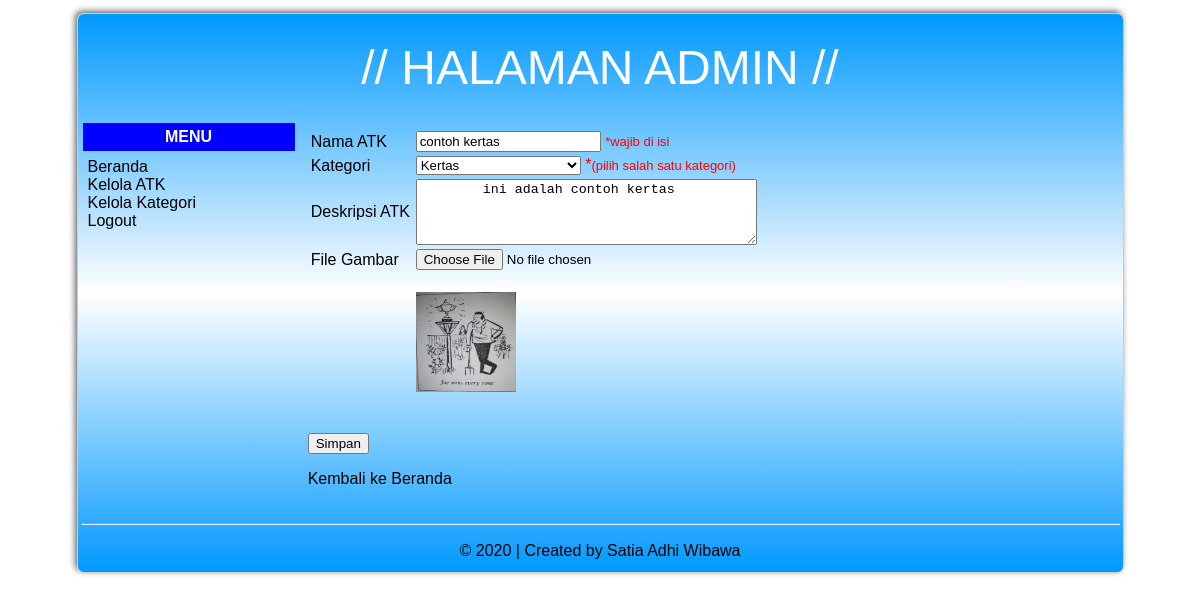
/admin/edit_atk.php?id_atk=16, run on the app's committed database.
### tables this page shows
CREATE TABLE `tbl_atk` (
  `id_atk` int(10) NOT NULL,
  `id_category` varchar(25) NOT NULL,
  `nama_atk` text NOT NULL,
  `gambar` longtext NOT NULL,
  `deskripsi` text NOT NULL,
  `stok` int(11) NOT NULL,
  `tanggal` datetime NOT NULL
);

CREATE TABLE `tbl_category` (
  `id_category` int(2) NOT NULL,
  `category_name` text NOT NULL
);

### admin/edit_atk.php (the view, shortened to what this page needs)
<?php
include('../config.php');
$id_atk = $_GET['id_atk'];
$sql = "SELECT * FROM tbl_atk WHERE id_atk=$id_atk";
$query = mysqli_query($db, $sql);
$data = mysqli_fetch_assoc($query);
?>
<?php
include('../config.php');
$sql2 = "SELECT * FROM tbl_category";
$qr = mysqli_query($db, $sql2);
?>
<html>
<head>
	<link rel="stylesheet" href="../css/style2.css">
</head>
<body background="../images/logo1.png">
<table width="1047" border="0" align="center" class="table">
	<tr>
		<td height="100" colspan="2" align="center" valign="middle">
			<table width="100%" height="100" border="0" cellpadding="7">
				<tr>
					<td align="center" valign="middle">
						<font color="white" size="7px">// HALAMAN ADMIN //</font>
					</td>
				</tr>
			</table>
		</td>
	</tr>
	<tr>
		<td width="21%" valign="top">
			<table width="100%" border="0" cellpadding="5">
				<tr>
					<td align="center" bgcolor="blue">
						<strong><font color="#FFFFFF">MENU</font></strong>
					</td>
				</tr>
				<tr>
					<td align="left">
						<a href="beranda_admin.php">Beranda</a><br>
						<a href="data_atk.php">Kelola ATK</a><br>
						<a href="data_kategori.php">Kelola Kategori</a><br>
						<a href="logout.php" onclick="return confirm('Apakah anda yakin ingin keluar?');">Logout</a><br>
					</td>
				</tr>
			</table>
		</td>
		<td width="79%" valign="top">
		<table width="100%" border="0" cellpadding="5">
			<tr>
				<td>
					<form action="../admin/proses_editatk.php" method="post" enctype="multipart/form-data">
						<table width="621" height="163" border="0">
							<tr>
								<td width="101">Nama ATK </td>
								<td width="510"> <input class="search-input" type="text" name="nama_atk" value="<?php echo $data['nama_atk'] ?>" required/>
								<font size="-1" color="#FF0000">*wajib di isi </font></td>
							</tr>
							<tr>
								<td>Kategori</td>
								<td>
								<select name="id_category" class="search-input" required>
<?php
while ($row = mysqli_fetch_array($qr)){ ?>
<option value="<?php echo $row['id_category']; ?>" <?php if ($data['id_category'] == $row['id_category']) { echo "selected = 'selected'"; } ?> ><?php echo $row['category_name']; ?>
</option>
<?php } ?>
</select>
	<span style="color: red;">*<font size="-1">(pilih salah satu kategori)</font></span></td>
							</tr>
							<tr>
								<td>Deskripsi ATK</td>
								<td>
									<textarea name="deskripsi" cols="40" rows="4" class="search-input" required><?php echo $data['deskripsi'] ?></textarea>
								</td>
							</tr>
							<tr>
								<td>File Gambar</td>
								<td>
									<input class="search-input" name="gambar" type="file" id="nama_file" size="30" />
								</td>
							</tr>
							<tr>
								<td></td>
								<td>
									<br><img src="../images/atk/<?php echo $data['gambar'] ?>" width="100px" height="100px">
								</td>
							</tr>
							<tr>
								<td colspan="2">
									<p>&nbsp;</p>
								</td>
							</tr>
						</table>
						<p><input type="submit" class="search-button" name="simpan" value="Simpan"></p>
						<p><a href="beranda_admin.php">Kembali ke Beranda</a></p>
					</form>
				</td>
			</tr>
		</table>
		</td>
	</tr>
	<tr>
		<td colspan="2">
			<hr>
			<table width="100%" border="0" cellpadding="7">
				<tr>
					<td align="center">
					<p> &copy; <?php echo date('Y')?> | Created by Satia Adhi Wibawa</p></td>
				</tr>
			</table>
		</td>
	</tr>
</table>
</body>
</html>

### css/style2.css (style rules this page uses)
body { font-family: sans-serif; background: url(../images/bg.jpg); }
a:link { color: black; text-decoration: none; }
.table { border: 1px solid #ccc; border-radius: 7px; background: transparent; background: -webkit-linear-gradient(top,#0099FF,transparent,#0099FF); box-shadow: -2px -2px 6px #666; margin-top: 13px; }

### data on the page
tbl_atk: nama_atk "contoh kertas", id_category "Kertas", deskripsi "ini adalah contoh kertas", gambar (picture)
